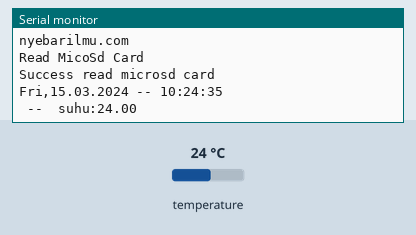
Simulated run of this sketch. Board: Arduino Uno, built with avr-gcc and run on an emulated ATmega328P. Parts: the last lines printed to the serial monitor. The inputs (shaded band) are chosen by the test bench; at power-on: temperature 24 °C. The local clock reads 2024-03-15 10:24:30 at power-on unless the sketch sets it; storage starts empty.

Above: at 6.2 s.
6.3 s: temperature set to 12 °C
At 8.2 s:
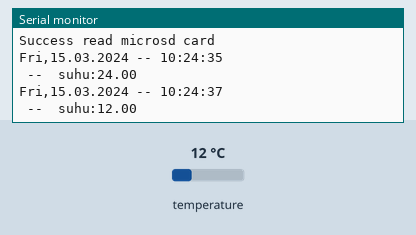
8.5 s: temperature set to 19 °C
At 9.6 s:
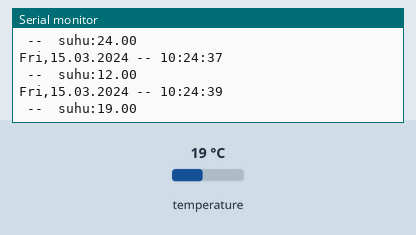
Timing chart, 0 to 11.5 s (numbered marks = the images above; inputs shaded):
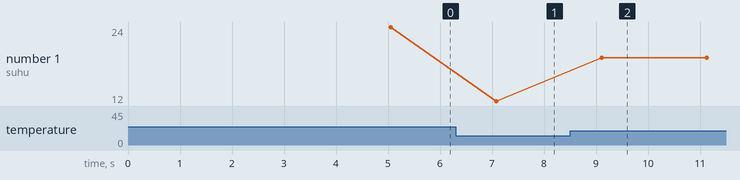

The sketch:

RTC2.ino
```cpp
#include <SD.h>
#include <Wire.h>
#include <DS3231.h> //memasukan library DS3231
#include <SPI.h>


DS3231  rtc(SDA, SCL); //prosedur pembacaan I2C
File myFile;

void setup()
{
//set komunikasi baut di serial monitor pada kecepatan 9600
Serial.begin(9600);
//menuliskan data di serial monitor
Serial.println("Trial Data Logger Arduino");
Serial.println("nyebarilmu.com");
delay(3000); //Waktu jeda

//prosedur pembacaan RTC DS3231
rtc.begin();

  //setting pertama download program
  //rtc.setDate(30, 4, 2018);   //mensetting tanggal 07 april 2018
  //rtc.setTime(25, 00, 00);     //menset jam 22:00:00
  //rtc.setDOW(3);     //menset hari "selasa"

 Serial.println("Read MicoSd Card");
 delay(1000);

 if (!SD.begin(4))
 {
 Serial.println("Failed read microsd card on module!");
 return;
 }
 Serial.println("Success read microsd card");
 delay(1000);
}

void loop()
{
 myFile = SD.open("datalogger.txt", FILE_WRITE); //Membuka File datalogger.txt
 if (myFile) // jika file tersedia tulis data
 {
Serial.print(rtc.getDOWStr(1));
Serial.print(",");
myFile.print(rtc.getDOWStr(1));
myFile.print(",");

Serial.print(rtc.getDateStr());
Serial.print(" -- ");
myFile.print(rtc.getDateStr());
myFile.print(" -- ");

Serial.println(rtc.getTimeStr());
Serial.print(" -- ");
myFile.println(rtc.getTimeStr());
myFile.print(" -- ");

Serial.print(" suhu:");
Serial.println(rtc.getTemp());
myFile.print(" suhu:");
myFile.println(rtc.getTemp());
myFile.close();
 }
 else
 {
 Serial.println("Failed open datalogger.txt"); // jika gagal print error
 }
 delay(2000); //total jeda yaitu 5 detik karena proses penulisan data kurang lebih 3 detik
}
```

Measured:
- after the input at 6.3 s, the serial monitor: prints a new line after 0.78 s (image 1)
- after the input at 8.5 s, the serial monitor: prints a new line after 0.61 s (image 2)
- plotted number 1: 24 → 12 after the input at 6.3 s, 12 → 19 after the input at 8.5 s
